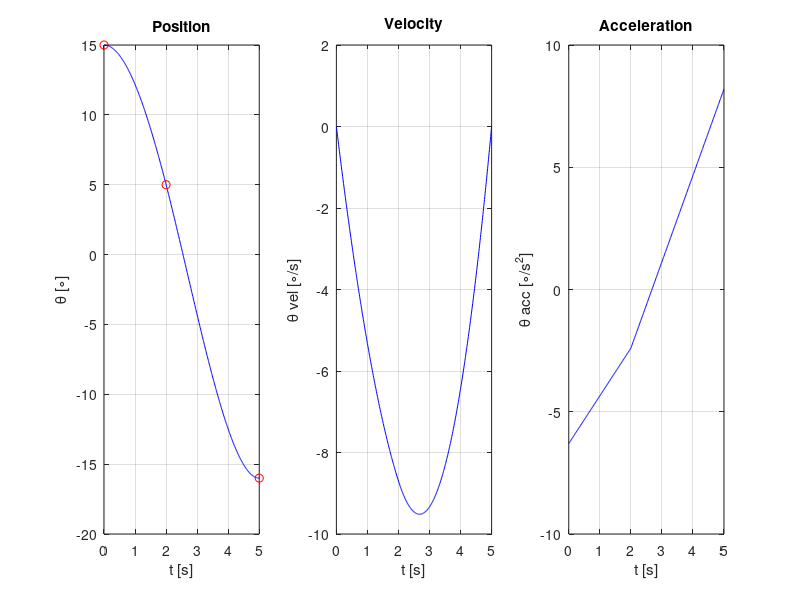

The MATLAB source for this figure:
clear all
close all

%{ EXERCÍCIO 1 - PARTE 1 %}

%% Dados do Problema

q0 = 15; qi = 5; qf = -16;
tf1 = 2; tf2 = 3;

%% Sistema de 8 Coeficientes

A = [1,0,0,0,0,0,0,0;
     1,tf1,tf1^2,tf1^3,0,0,0,0;
     0,0,0,0,1,0,0,0;
     0,0,0,0,1,tf2,tf2^2,tf2^3;
     0,1,0,0,0,0,0,0;
     0,0,0,0,0,1,2*tf2,3*tf2^2;
     0,0,2*tf1,3*tf1^2,0,-1,0,0;
     0,0,2,6*tf1,0,0,-2,0];

B = [q0;qi;qi;qf;0;0;0;0];

x = A\B

a10 = x(1);
a11 = x(2);
a12 = x(3);
a13 = x(4);
a20 = x(5);
a21 = x(6);
a22 = x(7);
a23 = x(8);

%% Plot dos Resultados

t1 = 0 : 0.01 : tf1;
pos1 = a10+a11*t1+a12*t1.^2+a13*t1.^3;
vel1 = a11+2*a12*t1+3*a13*t1.^2;
acc1 = 2*a12+6*a13*t1;

t2 = tf1 : 0.01 : (tf1+tf2);
pos2 = a20+a21*(t2-2)+a22*(t2-2).^2+a23*(t2-2).^3;
vel2 = a21+2*a22*(t2-2)+3*a23*(t2-2).^2;
acc2 = 2*a22+6*a23*(t2-2);

% Maior velocidade
vel_max = max(max(abs(vel1), max(abs(vel2))))

% Plot das trajetórias
figure()
subplot(1,3,1)
plot(t1,pos1,'b'); hold on;
plot(t2,pos2,'b'); hold on;
plot([0 2 5],[15 5 -16],'ro'); grid on;
title('Position'); xlabel('t [s]'); ylabel ('\theta [\circ]')
subplot(1,3,2)
plot(t1,vel1,'b'); hold on;
plot(t2,vel2,'b'); grid on;
title('Velocity'); xlabel('t [s]'); ylabel ('\theta vel [\circ/s]')
subplot(1,3,3)
plot(t1,acc1,'b'); hold on;
plot(t2,acc2,'b'); grid on;
title('Acceleration'); xlabel('t [s]'); ylabel ('\theta acc [\circ/s^2]')
